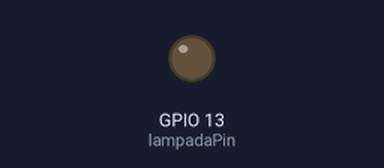
A sketch run on a simulated ESP8266 (NodeMCU). Shown: output pins drawn as LEDs (lit = HIGH). WiFi joins after 1.5 s; servers stay silent unless stated; the Firebase database answers and starts empty; what the sketch prints to the serial monitor is not drawn.

Above: at 0.1 s.
At 1.9 s:
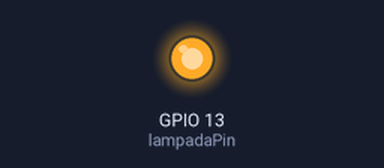
Timing chart, 0 to 3.4 s (numbered marks = the images above):
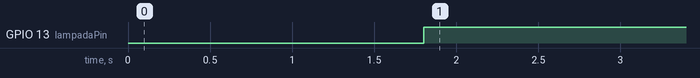

The sketch:

IoT-palestra.ino
```cpp
#include <ESP8266WiFi.h>
#include <FirebaseArduino.h>
#define FIREBASE_HOST "iot-ionic-3724a.firebaseapp.com"
#define FIREBASE_AUTH "AAAAk4ukqHc:APA91bHQYEbmcbm61odLDr6l39zW4Cz.....OivbFp6HK3ed3"
#define WIFI_SSID "VIVO-2F28"
#define WIFI_PASSWORD "C662922F28"
const int lampadaPin = 13;

void setup() {
  Serial.begin(9600);
  pinMode(lampadaPin, OUTPUT);
  WiFi.begin(WIFI_SSID, WIFI_PASSWORD);

  Serial.print("conectando");

  while (WiFi.status() != WL_CONNECTED) { Serial.print(".");  delay(500); }

  Serial.println();
  Serial.print("conectado: ");
  Serial.println(WiFi.localIP());
  Firebase.begin(FIREBASE_HOST, FIREBASE_AUTH);
  Firebase.setInt("ambients/-Kz-mZOpXyW2qRL8zbtv/active", 0);
}

void loop() {
  digitalWrite(lampadaPin, !Firebase.getInt("ambients/-Kz-mZOpXyW2qRL8zbtv/active"));
  delay(100);
}
```

Measured:
- by itself, GPIO 13 (lampadaPin): LOW → HIGH at 1.8 s
